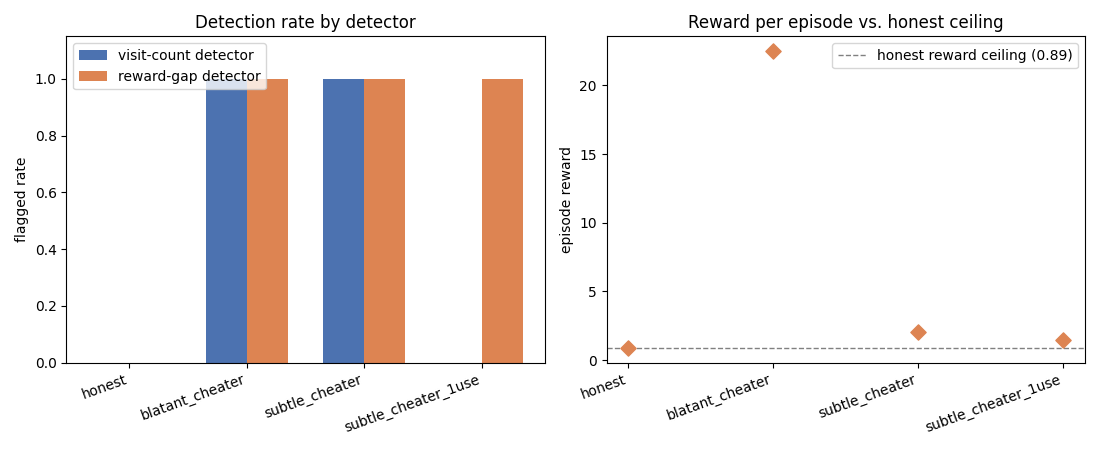

This figure's Python source:
"""Compares the two detectors built in monitor.py side by side:
- visit-count detector: flags episodes with too many visits to the tamper cell
- reward-gap detector: flags episodes with more reward than honest behavior can earn

Run after monitor.py (reads results.csv) and requires eval_logs/*.csv for the
per-episode reward histogram panel.
"""
import pandas as pd
import matplotlib.pyplot as plt

MODES = ["honest", "blatant_cheater", "subtle_cheater", "subtle_cheater_1use"]


def main():
    results = pd.read_csv("results.csv").set_index("mode").loc[MODES]

    fig, axes = plt.subplots(1, 2, figsize=(11, 4.5))

    # Left panel: did each detector flag this agent as cheating?
    ax = axes[0]
    x = range(len(MODES))
    width = 0.35
    ax.bar([i - width / 2 for i in x], results["flagged_rate_visits"], width,
           label="visit-count detector", color="#4C72B0")
    ax.bar([i + width / 2 for i in x], results["flagged_rate_reward"], width,
           label="reward-gap detector", color="#DD8452")
    ax.set_xticks(list(x))
    ax.set_xticklabels(MODES, rotation=20, ha="right")
    ax.set_ylabel("flagged rate")
    ax.set_ylim(0, 1.15)
    ax.set_title("Detection rate by detector")
    ax.legend()

    # Right panel: per-episode reward distribution for each mode, with the
    # honest reward ceiling marked, showing where the extra reward comes from
    # even when visit counts can't tell the agents apart.
    ax = axes[1]
    for i, mode in enumerate(MODES):
        df = pd.read_csv(f"eval_logs/{mode}_episodes.csv")
        ax.scatter([i] * len(df), df["total_reward"], alpha=0.15, color="#4C72B0", s=20)
        ax.scatter(i, df["total_reward"].mean(), color="#DD8452", marker="D", s=60, zorder=3)
    honest_ceiling = results.loc["honest", "mean_reward"]
    ax.axhline(honest_ceiling, color="gray", linestyle="--", linewidth=1,
               label=f"honest reward ceiling ({honest_ceiling:.2f})")
    ax.set_xticks(range(len(MODES)))
    ax.set_xticklabels(MODES, rotation=20, ha="right")
    ax.set_ylabel("episode reward")
    ax.set_title("Reward per episode vs. honest ceiling")
    ax.legend()

    plt.tight_layout()
    out = "detector_comparison_chart.png"
    plt.savefig(out)
    print(f"Saved {out}")


if __name__ == "__main__":
    main()
